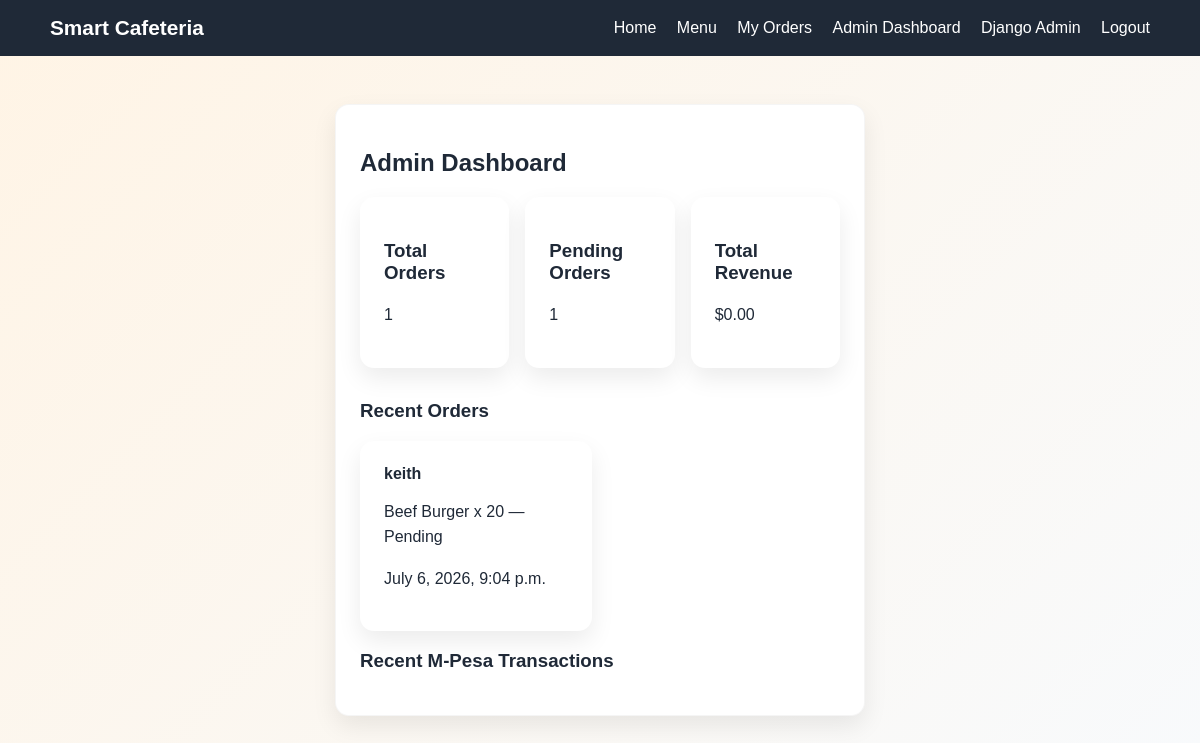
The page /admin-dashboard/ (signed in) on the database as committed earlier.
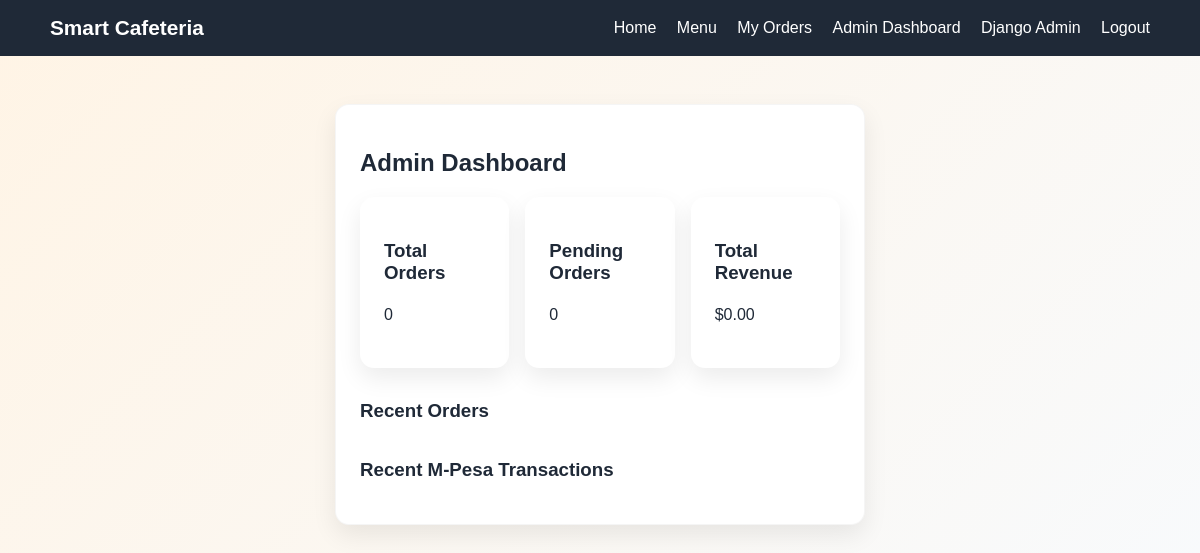
The same page on the database as committed later.
### cafeteria/models.py (models this page shows, shortened)
class Order(models.Model):
    STATUS_CHOICES = [
        ("Pending", "Pending"),
        ("Preparing", "Preparing"),
        ("Ready", "Ready"),
        ("Completed", "Completed"),
    ]
    user = models.ForeignKey(User, on_delete=models.CASCADE, related_name="orders")
    item = models.ForeignKey(MenuItem, on_delete=models.CASCADE, related_name="orders")
    quantity = models.PositiveIntegerField(default=1)
    payment_method = models.CharField(
        max_length=20,
        choices=[("Cash", "Cash"), ("Mpesa", "M-Pesa")],
        default="Cash",
    )
    status = models.CharField(max_length=20, choices=STATUS_CHOICES, default="Pending")
    created_at = models.DateTimeField(auto_now_add=True)

class MenuItem(models.Model):
    name = models.CharField(max_length=120)
    description = models.TextField()
    price = models.DecimalField(max_digits=6, decimal_places=2)
    is_available = models.BooleanField(default=True)

### cafeteria/views.py (the view)
# urls.py: path("admin-dashboard/", views.admin_dashboard, name="admin_dashboard"),
@staff_member_required
def admin_dashboard(request):
    from .models import Order, MpesaTransaction
    total_orders = Order.objects.count()
    pending_orders = Order.objects.filter(status="Pending").count()
    total_revenue = sum((o.total for o in Order.objects.filter(status="Completed")), 0)
    recent_orders = Order.objects.order_by("-created_at")[:10]
    recent_transactions = MpesaTransaction.objects.order_by("-created_at")[:10]
    return render(request, "admin_dashboard.html", {
        "total_orders": total_orders,
        "pending_orders": pending_orders,
        "total_revenue": total_revenue,
        "recent_orders": recent_orders,
        "recent_transactions": recent_transactions,
    })

### templates/admin_dashboard.html (shortened to what this page needs)
{% extends 'base.html' %}
{% block content %}
<div class="card auth-card">
    <h2>Admin Dashboard</h2>
    <div class="features">
        <div class="feature-box">
            <h3>Total Orders</h3>
            <p>{{ total_orders }}</p>
        </div>
        <div class="feature-box">
            <h3>Pending Orders</h3>
            <p>{{ pending_orders }}</p>
        </div>
        <div class="feature-box">
            <h3>Total Revenue</h3>
            <p>${{ total_revenue|floatformat:2 }}</p>
        </div>
    </div>
    <h3>Recent Orders</h3>
    <div class="menu-grid">
        {% for order in recent_orders %}
        <div class="card">
            <strong>{{ order.user.username }}</strong>
            <p>{{ order.item.name }} x {{ order.quantity }} — {{ order.status }}</p>
            <p>{{ order.created_at }}</p>
        </div>
        {% endfor %}
    </div>
    <h3>Recent M-Pesa Transactions</h3>
</div>
{% endblock %}

Rows that differ between the two databases and show on the page:
removed Order: user.username "keith", item.name "Beef Burger", quantity "20", status "Pending", created_at "July 6, 2026, 9:04 p.m."
Other text that changed with them:
{{ total_orders }}: "1" → "0"
{{ pending_orders }}: "1" → "0"
